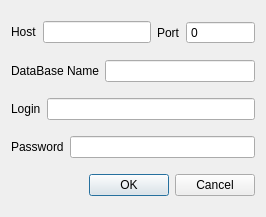
<?xml version="1.0" encoding="UTF-8"?>
<ui version="4.0">
 <class>Dialog</class>
 <widget class="QDialog" name="Dialog">
  <property name="geometry">
   <rect>
    <x>0</x>
    <y>0</y>
    <width>266</width>
    <height>217</height>
   </rect>
  </property>
  <property name="minimumSize">
   <size>
    <width>266</width>
    <height>217</height>
   </size>
  </property>
  <property name="windowTitle">
   <string>DataBase Connection</string>
  </property>
  <layout class="QGridLayout" name="gridLayout_6">
   <item row="0" column="0">
    <layout class="QGridLayout" name="gridLayout">
     <item row="0" column="0">
      <widget class="QLabel" name="lb_Host">
       <property name="text">
        <string>Host</string>
       </property>
      </widget>
     </item>
     <item row="0" column="1">
      <widget class="QLineEdit" name="lne_Port">
       <property name="text">
        <string/>
       </property>
       <property name="maxLength">
        <number>255</number>
       </property>
       <property name="echoMode">
        <enum>QLineEdit::Normal</enum>
       </property>
      </widget>
     </item>
    </layout>
   </item>
   <item row="0" column="1">
    <layout class="QGridLayout" name="gridLayout_2" columnstretch="0,3">
     <property name="verticalSpacing">
      <number>6</number>
     </property>
     <item row="0" column="0">
      <widget class="QLabel" name="lb_Port">
       <property name="text">
        <string>Port</string>
       </property>
      </widget>
     </item>
     <item row="0" column="1">
      <widget class="QSpinBox" name="spinBox_Port">
       <property name="enabled">
        <bool>true</bool>
       </property>
       <property name="sizePolicy">
        <sizepolicy hsizetype="Minimum" vsizetype="Preferred">
         <horstretch>0</horstretch>
         <verstretch>0</verstretch>
        </sizepolicy>
       </property>
       <property name="inputMethodHints">
        <set>Qt::ImhNone</set>
       </property>
       <property name="buttonSymbols">
        <enum>QAbstractSpinBox::NoButtons</enum>
       </property>
       <property name="minimum">
        <number>0</number>
       </property>
       <property name="maximum">
        <number>99999</number>
       </property>
      </widget>
     </item>
    </layout>
   </item>
   <item row="1" column="0" colspan="2">
    <layout class="QGridLayout" name="gridLayout_3">
     <item row="0" column="0">
      <widget class="QLabel" name="lb_DBName">
       <property name="text">
        <string>DataBase Name</string>
       </property>
      </widget>
     </item>
     <item row="0" column="1">
      <widget class="QLineEdit" name="lne_DBName"/>
     </item>
    </layout>
   </item>
   <item row="2" column="0" colspan="2">
    <layout class="QGridLayout" name="gridLayout_4">
     <item row="0" column="0">
      <widget class="QLabel" name="lb_Login">
       <property name="text">
        <string>Login</string>
       </property>
      </widget>
     </item>
     <item row="0" column="1">
      <widget class="QLineEdit" name="lne_Login"/>
     </item>
    </layout>
   </item>
   <item row="3" column="0" colspan="2">
    <layout class="QGridLayout" name="gridLayout_5">
     <item row="0" column="0">
      <widget class="QLabel" name="lb_Password">
       <property name="text">
        <string>Password</string>
       </property>
      </widget>
     </item>
     <item row="0" column="1">
      <widget class="QLineEdit" name="lne_Password">
       <property name="echoMode">
        <enum>QLineEdit::Password</enum>
       </property>
      </widget>
     </item>
    </layout>
   </item>
   <item row="4" column="0" colspan="2">
    <widget class="QDialogButtonBox" name="buttonBox">
     <property name="orientation">
      <enum>Qt::Horizontal</enum>
     </property>
     <property name="standardButtons">
      <set>QDialogButtonBox::Cancel|QDialogButtonBox::Ok</set>
     </property>
    </widget>
   </item>
  </layout>
 </widget>
 <resources/>
 <connections>
  <connection>
   <sender>buttonBox</sender>
   <signal>accepted()</signal>
   <receiver>Dialog</receiver>
   <slot>accept()</slot>
   <hints>
    <hint type="sourcelabel">
     <x>248</x>
     <y>254</y>
    </hint>
    <hint type="destinationlabel">
     <x>157</x>
     <y>274</y>
    </hint>
   </hints>
  </connection>
  <connection>
   <sender>buttonBox</sender>
   <signal>rejected()</signal>
   <receiver>Dialog</receiver>
   <slot>reject()</slot>
   <hints>
    <hint type="sourcelabel">
     <x>316</x>
     <y>260</y>
    </hint>
    <hint type="destinationlabel">
     <x>286</x>
     <y>274</y>
    </hint>
   </hints>
  </connection>
 </connections>
</ui>
